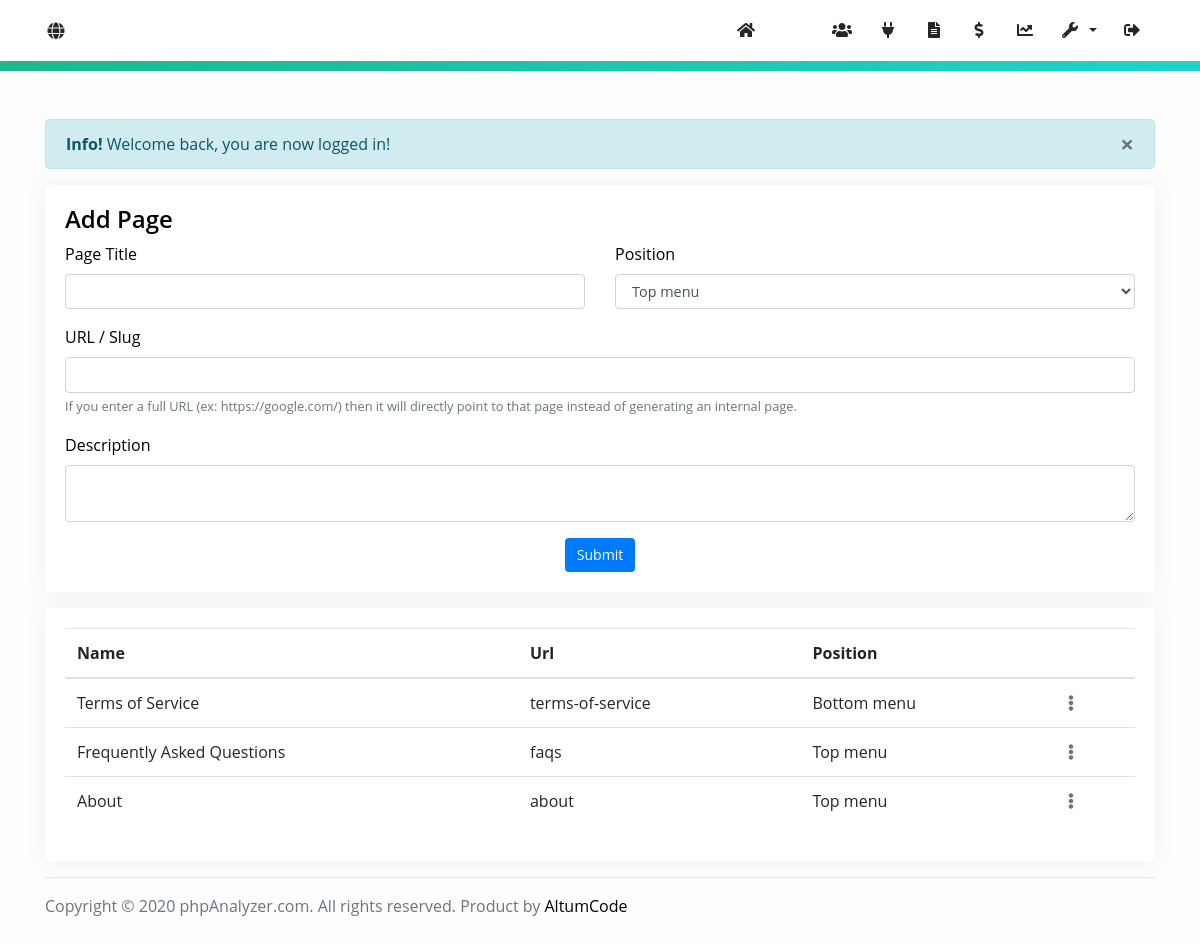
Screenshot of /admin/pages-management (signed in) with the database file from the repository.
### tables this page shows
CREATE TABLE `pages` (
    `page_id` int(11) NOT NULL AUTO_INCREMENT,
    `title` varchar(32) NOT NULL,
    `url` varchar(128) NOT NULL,
    `description` mediumtext NOT NULL,
    `position` int(11) NOT NULL,
    PRIMARY KEY (`page_id`)
);

CREATE TABLE `settings` (
    `id` int(11) NOT NULL,
    `title` varchar(64) NOT NULL,
    `logo` varchar(40) DEFAULT '',
    `favicon` varchar(40) DEFAULT '',
    `time_zone` varchar(32) NOT NULL DEFAULT 'America/New_York',
    `meta_description` varchar(1024) NOT NULL,
    `meta_keywords` varchar(512) DEFAULT NULL,
    `analytics_code` varchar(32) NOT NULL,
    `email_confirmation` int(11) NOT NULL DEFAULT '0',
    `recaptcha` int(11) NOT NULL DEFAULT '1',
    `public_key` varchar(64) NOT NULL,
    `private_key` varchar(64) NOT NULL,
    `facebook_login` int(11) NOT NULL,
    `facebook_app_id` varchar(64) NOT NULL,
    `facebook_app_secret` varchar(64) NOT NULL,
    `smtp_host` varchar(128) NOT NULL,
    `smtp_port` int(11) NOT NULL,
    `smtp_encryption` varchar(16) DEFAULT '0',
    `smtp_auth` int(11) DEFAULT '0',
    `smtp_user` varchar(128) NOT NULL,
    `smtp_pass` varchar(128) NOT NULL,
    `smtp_from` varchar(128) NOT NULL,
    `facebook` varchar(64) NOT NULL,
    `twitter` varchar(64) NOT NULL,
    `youtube` varchar(128) DEFAULT NULL,
    `instagram` varchar(64) DEFAULT NULL,
    `store_currency` varchar(12) NOT NULL DEFAULT 'USD',
    `store_paypal_client_id` varchar(256) NOT NULL DEFAULT '',
    `store_paypal_secret` varchar(256) NOT NULL DEFAULT '',
    `store_paypal_mode` enum('sandbox','live') DEFAULT 'live',
    `store_stripe_publishable_key` varchar(64) DEFAULT '',
    `store_stripe_secret_key` varchar(64) DEFAULT '',
    `store_stripe_webhook_secret` varchar(64) DEFAULT '',
    `store_unlock_report_price` float DEFAULT '1',
    `store_unlock_report_time` int(11) DEFAULT '0',
    `store_no_ads_price` float NOT NULL DEFAULT '5',
    `store_user_default_points` int(11) DEFAULT '0',
    `report_ad` varchar(2560) NOT NULL DEFAULT '',
    `index_ad` varchar(2560) NOT NULL DEFAULT '',
    `account_sidebar_ad` varchar(2560) DEFAULT NULL,
    `instagram_check_interval` int(11) DEFAULT '1',
    `instagram_minimum_followers` int(11) DEFAULT '5',
    `instagram_calculator_media_count` int(11) DEFAULT '10',
    `cron_queries` int(11) DEFAULT '1',
    `cron_mode` enum('ACTIVE','ALL') DEFAULT 'ACTIVE',
    `cron_auto_add_missing_logs` int(11) DEFAULT '0',
    `instagram_login` int(11) DEFAULT '0',
    `instagram_client_id` varchar(64) DEFAULT NULL,
    `instagram_client_secret` varchar(64) DEFAULT NULL,
    `activation_email_template` longtext,
    `lost_password_email_template` longtext,
    `credentials_email_template` longtext,
    `admin_email_notification_emails` mediumtext,
    `admin_new_user_email_notification` int(11) DEFAULT '0',
    `admin_new_payment_email_notification` int(11) DEFAULT '0',
    `directory` enum('ALL','LOGGED_IN','DISABLED') DEFAULT NULL,
    `directory_pagination` int(11) DEFAULT '10',
    `proxy` int(11) DEFAULT '0',
    `proxy_exclusive` int(11) DEFAULT '0',
    `proxy_timeout` int(11) DEFAULT '15',
    `proxy_failed_requests_pause` int(11) DEFAULT '3',
    `proxy_pause_duration` int(11) DEFAULT '1440',
    `email_reports` int(11) DEFAULT '0',
    `email_reports_default` int(11) DEFAULT '0',
    `email_reports_frequency` enum('DAILY','WEEKLY','MONTHLY') DEFAULT 'WEEKLY',
    `email_reports_favorites` int(11) DEFAULT '0',
    `default_language` varchar(16) DEFAULT 'english',
    `facebook_check_interval` int(11) DEFAULT '24',
    `facebook_minimum_likes` int(11) DEFAULT '1000',
    `youtube_api_key` varchar(64) DEFAULT NULL,
    `youtube_check_interval` int(11) DEFAULT '24',
    `youtube_minimum_subscribers` int(11) DEFAULT '100',
    `youtube_check_videos` int(11) DEFAULT '10',
    `twitter_consumer_key` varchar(64) DEFAULT NULL,
    `twitter_secret_key` varchar(64) DEFAULT NULL,
    `twitter_oauth_token` varchar(64) DEFAULT NULL,
    `twitter_oauth_token_secret` varchar(64) DEFAULT NULL,
    `twitter_check_interval` int(11) DEFAULT '24',
    `twitter_minimum_followers` int(11) DEFAULT '100',
    `twitter_check_tweets` int(11) DEFAULT '15',
    PRIMARY KEY (`id`)
);

### index.php (called while the page is built, shortened)
<?php
require 'core/base.php';

### core/functions/language.php (called while the page is built, shortened)
<?php
$path = ROOT . 'languages/';
$lang = $settings->default_language;
$language = json_decode(file_get_contents($path . $lang . '.json'));

### core/init.php (called while the page is built, shortened)
<?php
require_once 'classes/User.php';
require_once 'config/config.php';
require_once 'database/connect.php';
require_once 'functions/general.php';
$settings 				= get_settings();
require_once 'functions/language.php';

### core/config/config.php (called while the page is built)
<?php
$config = [
    'database_host'        => 'localhost',
    'database_username'    => 'root',
    'database_password'    => '',
    'database_name'        => 'product',
    'url'                  => 'http://localhost/product/'
];

### controllers/admin/pages_management.php (called while the page is built, shortened)
<?php
$pages_result = $database->query("SELECT * FROM `pages` ORDER BY `page_id` ASC");

### views/admin/pages_management.php (the view, shortened to what this page needs)
<div class="card card-shadow mb-3">
    <div class="card-body">
        <h4><?= $language->admin_pages_management->header ?></h4>
        <form action="" method="post" role="form">
            <div class="row">
                <div class="col-sm-12 col-md-6">
                    <div class="form-group">
                        <label><?= $language->admin_pages_management->input->title ?></label>
                        <input type="text" name="title" class="form-control" value="" />
                    </div>
                </div>
                <div class="col-sm-12 col-md-6">
                    <div class="form-group">
                        <label><?= $language->admin_pages_management->input->position ?></label>
                        <select class="form-control" name="position">
                            <option value="1"><?= $language->admin_pages_management->input->position_top ?></option>
                        </select>
                    </div>
                </div>
                <div class="col-sm-12 col-md-12">
                    <div class="form-group">
                        <label><?= $language->admin_pages_management->input->url ?></label>
                        <input type="text" name="url" class="form-control" value="" />
                        <small class="text-muted"><?= $language->admin_pages_management->input->url_help ?></small>
                    </div>
                </div>
                <div class="col-12">
                    <div class="form-group">
                        <label><?= $language->admin_pages_management->input->description ?></label>
                        <textarea id="description" name="description" class="form-control"></textarea>
                    </div>
                </div>
            </div>
            <div class="text-center">
                <button type="submit" name="submit" class="btn btn-primary"><?= $language->global->submit_button ?></button>
            </div>
        </form>
    </div>
</div>
<div class="card card-shadow">
    <div class="card-body">
        <div class="table-responsive">
            <table class="table table-hover">
                <thead class="thead-inverse">
                <tr>
                    <th><?= $language->admin_pages_management->table->title ?></th>
                    <th><?= $language->admin_pages_management->table->url ?></th>
                    <th><?= $language->admin_pages_management->table->position ?></th>
                    <th></th>
                </tr>
                </thead>
                <tbody>
                <?php while($page_data = $pages_result->fetch_object()): ?>
                    <tr>
                        <td><?= $page_data->title ?></td>
                        <td><?= $page_data->url ?></td>
                        <td><?= ($page_data->position == '0') ? $language->admin_pages_management->table->position_bottom : $language->admin_pages_management->table->position_top ?></td>
                        <td><?= User::admin_generate_buttons('page', $page_data->page_id) ?></td>
                    </tr>
                <?php endwhile ?>
                </tbody>
            </table>
        </div>
    </div>
</div>

### core/classes/User.php (shortened to what this page needs)
<?php
class User {
    public static function admin_generate_buttons($type = 'user', $target_id) {
        global $language;
        switch($type) {
            case 'page' :
                return '
                <div class="dropdown">
                    <a href="#" data-toggle="dropdown" class="text-secondary dropdown-toggle dropdown-toggle-simple">
                        <i class="fa fa-fw fa-ellipsis-v"></i>
                        <div class="dropdown-menu dropdown-menu-right">
                            <a class="dropdown-item" href="admin/page-edit/' . $target_id . '"><i class="fa fa-fw fa-pencil-alt"></i> ' . $language->global->edit . '</a>
                            <a class="dropdown-item" data-confirm="' . $language->global->info_message->confirm_delete . '" href="admin/pages-management/delete/' . $target_id . '/' . Security::csrf_get_session_token('url_token') . '"><i class="fa fa-fw fa-times"></i> ' . $language->global->delete . '</a>
                        </div>
                    </a>
                </div>';
            break;
        }
    }
}

### views/admin/shared_includes/footer.php (shortened to what this page needs)
<hr />
<div class="mb-5">
    <span class="text-muted"><?= 'Copyright &copy; ' . date('Y') . ' ' . $settings->title . '. All rights reserved. Product by <a href="https://altumcode.io/">AltumCode</a>' ?></span>
</div>
</div>

### assets/css/custom.css (style rules this page uses)
:root { --primary-color: #02A9F4; --primary-color-hover: #0298e1; }
body { background: #fdfdfd; font-family: 'Open Sans', sans-serif; color: black; }
a { color: black; transition: color .3s ease-in-out; }
.h1, .h2, .h3, .h4, .h5, .h6, h1, h2, h3, h4, h5, h6 { font-weight: 600; }
.form-control { font-size: .9rem; }
.btn { font-size: .88rem; padding-top: .4rem; padding-bottom: .4rem; border: 0; transition: opacity 0.3s; }
.dropdown-toggle-simple::after { display:none; }
.card-shadow { box-shadow: 0px 0px 20px #00000010; border: 0; }

### assets/css/fa-svg-with-js.css (style rules this page uses)
.svg-inline--fa,svg:not(:root).svg-inline--fa { overflow:visible }
.svg-inline--fa { display:inline-block;font-size:inherit;height:1em;vertical-align:-.125em }
.svg-inline--fa.fa-w-6 { width:.375em }
.svg-inline--fa.fa-fw { width:1.25em }
.fa-fw { text-align:center;width:1.25em }

### rows the page displays
pages: title "Terms of Service", url "terms-of-service"
pages: title "Frequently Asked Questions", url "faqs"
pages: title "About", url "about"
settings: title "phpAnalyzer.com"

### other values shown
$language->global->message_type->$type "Info!"
$message "Welcome back, you are now logged in!"
$language->admin_pages_management->header "Add Page"
$language->admin_pages_management->input->title "Page Title"
$language->admin_pages_management->input->position "Position"
$language->admin_pages_management->input->url "URL / Slug"
$language->admin_pages_management->input->url_help "If you enter a full URL (ex: https://google.com/) then it will directly point to that page instead of generating an internal page."
$language->admin_pages_management->input->description "Description"
$language->global->submit_button "Submit"
$language->admin_pages_management->table->title "Name"
$language->admin_pages_management->table->url "Url"
$language->admin_pages_management->table->position "Position"
form field position "Top menu"
